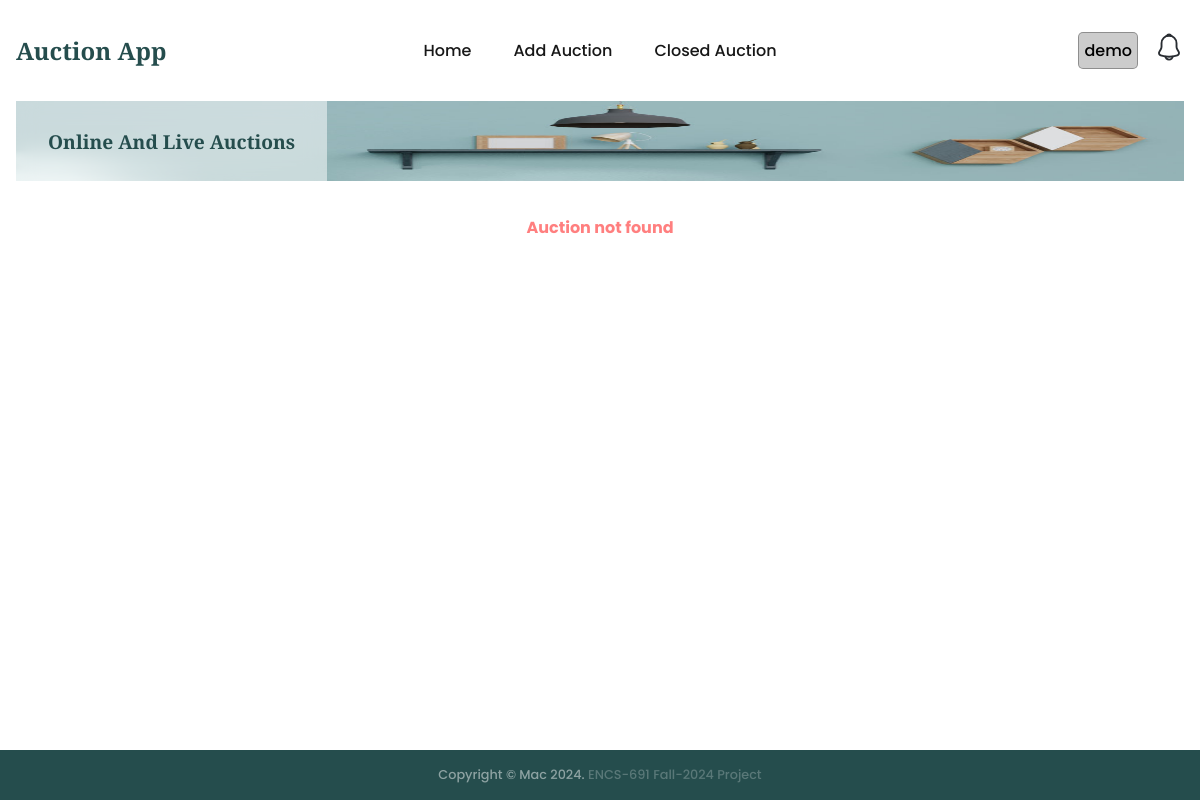
The page /auction/2/item/6/bid?page=soldItems (signed in) on the database as committed earlier.
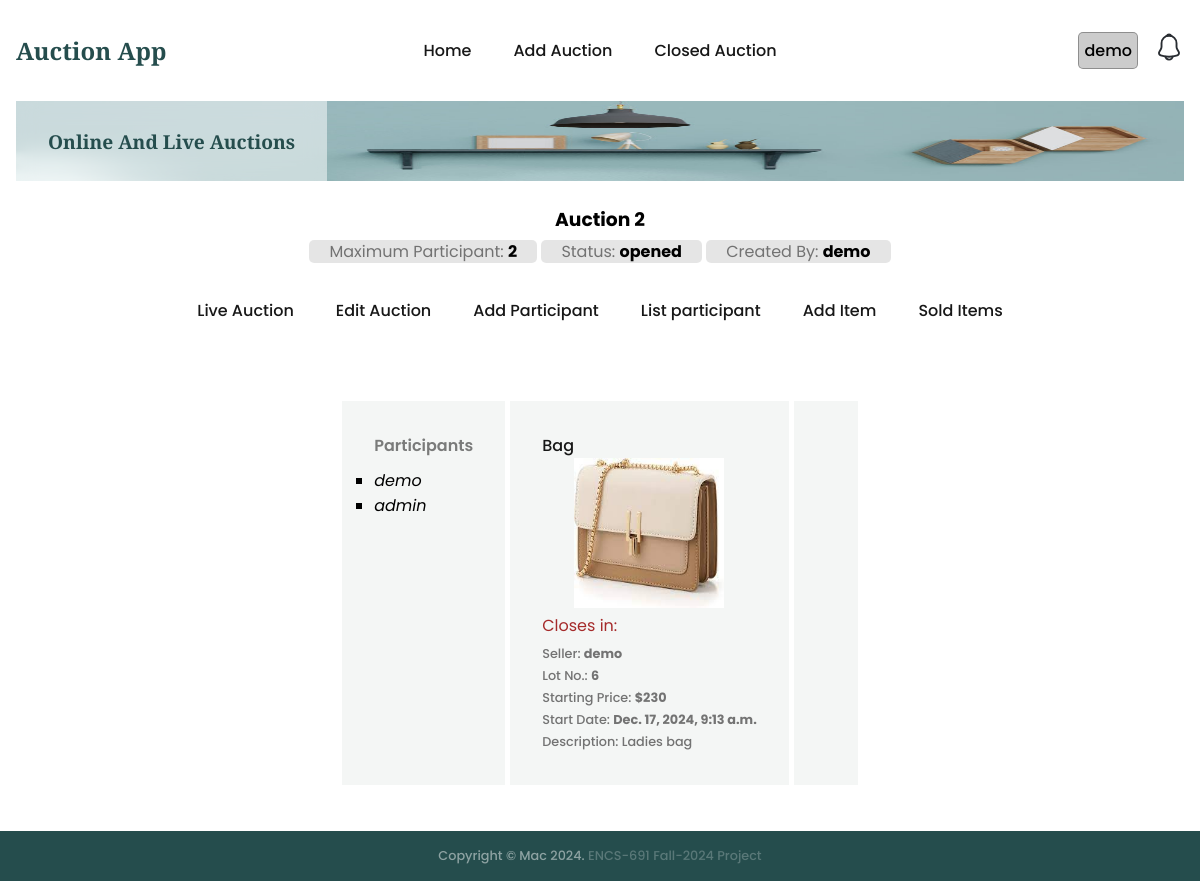
The same page on the database as committed later.
### auctions/models.py (models this page shows, shortened)
class Auction(models.Model):
    name = models.CharField(max_length=200)
    description = models.CharField(max_length=200)
    status = models.CharField(max_length=200, default='opened')
    auction1 = models.CharField(max_length=200, default='0')
    maxparticipant = models.CharField(max_length=200, default='0')
    username = models.CharField(max_length=200, default='-')
    createdat = models.DateTimeField(default=timezone.now)

class Participant(models.Model):
    auctionid = models.CharField(max_length=200)
    userid = models.CharField(max_length=200)
    username = models.CharField(max_length=200)
    status = models.CharField(max_length=200)
    createdat = models.DateTimeField(default=timezone.now)

class Item(models.Model):
    auctionid = models.CharField(max_length=200)
    name = models.CharField(max_length=200)
    description = models.CharField(max_length=200)
    categoryid = models.CharField(max_length=200)
    subcategoryid = models.CharField(max_length=200)
    status = models.CharField(max_length=200)
    minimumbid = models.IntegerField()
    username = models.CharField(max_length=200)
    image = models.CharField(max_length=200)
    createdat = models.DateTimeField(default=timezone.now)
    startat = models.DateTimeField(default=timezone.now)
    endat = models.DateTimeField()

### auctions/views.py (the view)
# urls.py: path('auction/<int:aid>/item/<int:itemid>/bid', views.bidItem, name='bidItem'),
@login_required
def bidItem(req, aid, itemid):
    if req.method == 'POST':
      return addNewBid(req, aid, itemid)
    page = req.GET.get('page')
    triggers = {'index':'every 1s', 'soldItems':'load'}
    try:
        trigger = triggers[page]
    except Exception as e:
        logging.error(e)
        trigger = 'every 1s'
    bids = None
    auction = getRecordByPk(Auction, aid)
    try:
        participants = Participant.objects.filter(auctionid=aid, status='active')
    except:
        participants = None
    try:
        bids = Bid.objects.filter(auctionid=auction.id)
    except:
        logging.error(f'Item does not exist')
    item = getRecordByPk(Item, itemid)
    context = {
        'auction': auction,
        'item': item,
        'bids':bids,
        'participants': participants,
        'pageOptions':{'trigger':trigger}
    }
    return render(req, 'auctions/bidItem.html', context=context)

### auctions/utils.py (called while the page is built)
def getRecordByPk(model, id):
    try:
        record = model.objects.get(pk=id)
    except (KeyError, model.DoesNotExist):
        logging.error('getRecordByPk: model does not exist')
        return None
    else:
        return record

### templates/auctions/bidItem.html (shortened to what this page needs)
{% extends "auctions/auctionBase.html" %}
{% block auction_content %}
<div class="biditem-container">
  <section class="section__container product__container" id="product">
    <div class="biditem-grid">
      <div class="product__card biditem-participants">
        <div class="biditem-participants-header">Participants</div>
        {% if participants %}
        {% for participant in participants %}
        <ul id="{{participant.id}}" class="biditem-participants-list">
          <li class="participant__name">{{participant.username}}</li>
        </ul>
        {% endfor %}
        {% else %}
        <div class="auction-notice">No active participant found</div>
        {% endif %}
      </div>
      {% if item %}
      <div class="product__card biditem-item">
        <h4>{{item.name}}</h4>
        <img src="{{item.image}}" alt="{{item.name}}" />
        <div class="biditem-p" id="close-in">
          Closes in:
        </div>
        <p>Seller: <strong>{{item.username}}</strong></p>
        <p>Lot No.: <strong>{{item.id}}</strong></p>
        <p>Starting Price: <strong>${{item.minimumbid}}</strong></p>
        <p>Start Date: <strong>{{item.createdat}}</strong></p>
        <p>Description: {{item.description}}</p>
      </div>
      {% endif %}
      <div class="bid-info product__card" id="bid-info">
      </div>
    </div>
  </section>
</div>
{% endblock %}

### templates/auctions/auctionBase.html
{% extends "base.html" %}
{% block content %}
<section class="section__container product__container" id="product">
    {% if auction %}
    <div class="auctionbase__header">
        <a href="{% url 'auctions:auctionIndex' auction.id %}">
            <h3>{{auction.name}}</h3>
            <span>Maximum Participant: <strong>{{auction.maxparticipant}}</strong></span>
            <span>Status: <strong>{{auction.status}}</strong></span>
            <span>Created By: <strong>{{auction.username}}</strong></span>
        </a>
    </div>
    <nav>
        <ul class="nav__links auction__nav__links" id="nav-links">
                {% with current_url=request.get_full_path %}
                    {% url 'auctions:auctionIndex' auction.id as url %}
                    <li class="{% if current_url == url %} active-menu {%endif%}">
                        <a href="{{ url }}">Live Auction</a>
                    </li>
                    {% url 'auctions:editAuction' auction.id as url %}
                    <li class="{% if current_url == url %} active-menu {%endif%}">
                        <a href="{{ url }}">Edit Auction</a>
                    </li>
                    {% url 'auctions:addParticipant' auction.id as url %}
                    <li class="{% if current_url == url %} active-menu {%endif%}">
                        <a href="{{ url }}">Add Participant</a>
                    </li>
                    {% url 'auctions:listParticipant' auction.id as url %}
                    <li class="{% if current_url == url %} active-menu {%endif%}">
                        <a href="{{ url }}">List participant</a>
                    </li>
                    {% url 'auctions:addItem' auction.id as url%}
                    <li class="{% if current_url == url %} active-menu {%endif%}">
                        <a href="{{ url }}">Add Item</a>
                    </li>
                    {% url 'auctions:getSoldItems' auction.id as url %}
                    <li class="{% if current_url == url %} active-menu {%endif%}">
                        <a href="{{ url }}">Sold Items</a>
                    </li>
                {% endwith %}
        </ul>
    </nav>
    {% include "auctions/message.html" %}
    {% block auction_content %}{% endblock %}
    {% else %}
        <div class="auction-notice">Auction not found</div>
    {% endif %}
</section>
{% endblock %}

Rows that differ between the two databases and show on the page:
added Auction: name "Auction 2", maxparticipant "2", status "opened", username "demo"
added Participant: username "demo"
added Participant: username "admin"
added Item: name "Bag", image (picture), username "demo", id "6", minimumbid "230", createdat "Dec. 17, 2024, 9:13 a.m.", description "Ladies bag"
Other text that changed with them:
text no longer shown: "Auction not found"
text now shown: "Maximum Participant: Status: Created By: Live Auction Edit Auction Add Participant List participant Add Item Sold Items Participants Closes in: Seller: Lot No.: Starting Price: $ Start Date: Description:"
